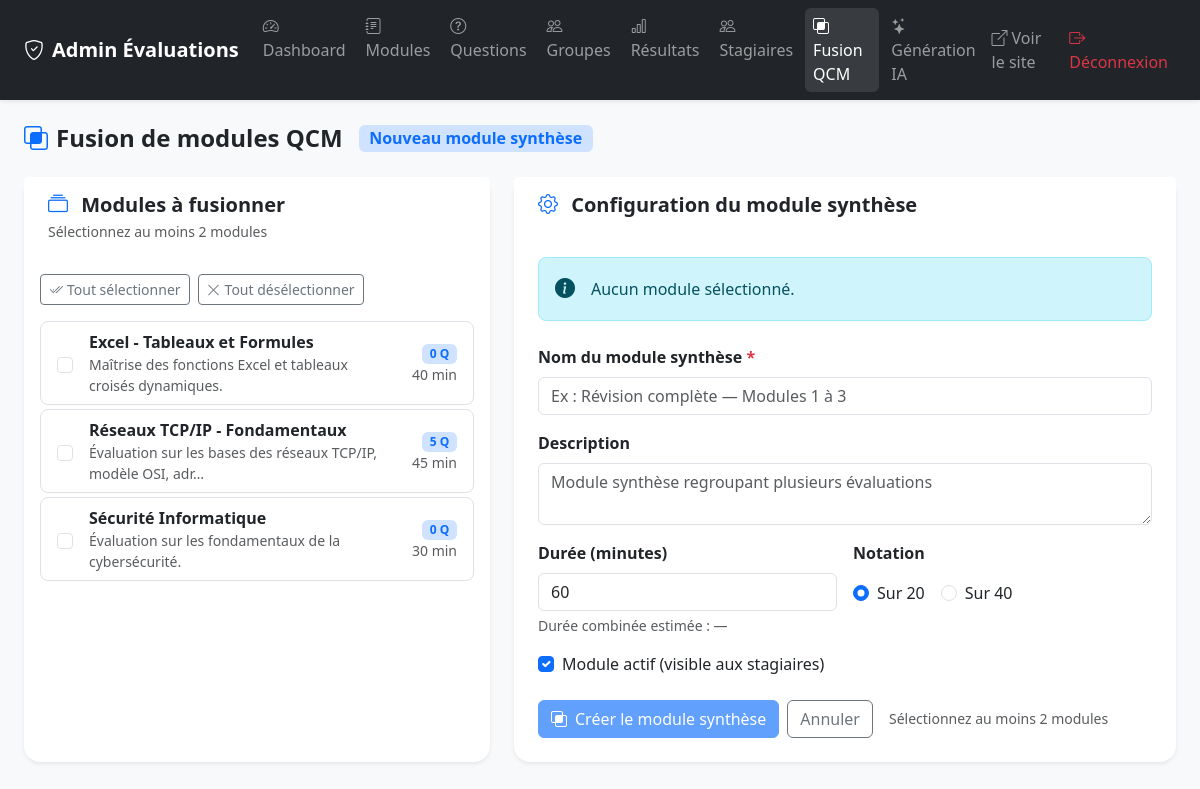
Before: /admin/fusion.php (signed in) with the older database file.
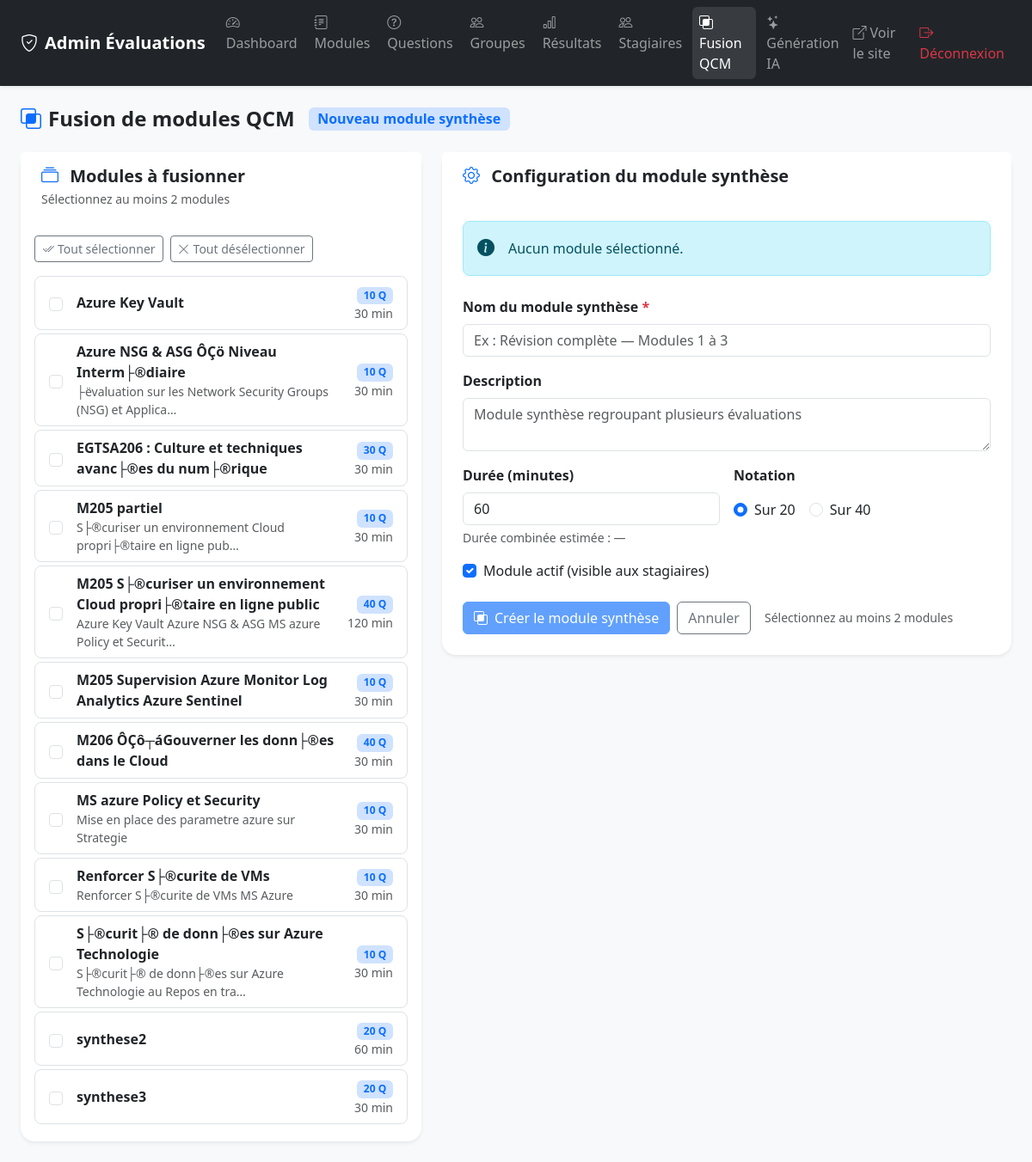
After: the same page with the newer database file.
### tables this page shows
CREATE TABLE `modules` (
  `id` int NOT NULL AUTO_INCREMENT,
  `nom` varchar(150) NOT NULL,
  `description` text,
  `duree_minutes` int DEFAULT '30',
  `note_max` int DEFAULT '20' COMMENT 'Notation sur 20 ou 40',
  `actif` tinyint(1) DEFAULT '1',
  `created_at` timestamp NULL DEFAULT CURRENT_TIMESTAMP,
  PRIMARY KEY (`id`)
);

### includes/functions.php (called while the page is built, shortened)
<?php
function sanitize(string $str): string {
    return htmlspecialchars(trim($str), ENT_QUOTES, 'UTF-8');
}
function getAllModules(): array {
    $pdo = getDB();
    return $pdo->query("
        SELECT m.*,
               COALESCE(m.note_max, 20) AS note_max,
               (SELECT COUNT(*) FROM questions q WHERE q.module_id = m.id) AS nb_questions,
               (SELECT COUNT(*) FROM parties p WHERE p.module_id = m.id) AS nb_parties
        FROM modules m
        ORDER BY m.nom
    ")->fetchAll();
}

### admin/fusion.php (the view, shortened to what this page needs)
<?php
require_once __DIR__ . '/../includes/functions.php';
$modules = getAllModules();
?>
<!DOCTYPE html>
<html lang="fr">
<head>
    <link href="https://cdn.jsdelivr.net/npm/bootstrap@5.3.2/dist/css/bootstrap.min.css" rel="stylesheet">
    <link href="https://cdn.jsdelivr.net/npm/bootstrap-icons@1.11.3/font/bootstrap-icons.min.css" rel="stylesheet">
    <link href="../assets/css/style.css" rel="stylesheet">
</head>
<body class="bg-light">
<?php include __DIR__ . '/partials/navbar.php'; ?>
<div class="container-fluid py-4 px-4">
    <div class="d-flex align-items-center mb-4 gap-3">
        <h2 class="h4 fw-bold mb-0">
            <i class="bi bi-intersect me-2 text-primary"></i>Fusion de modules QCM
        </h2>
        <span class="badge bg-primary-subtle text-primary fs-6">Nouveau module synthèse</span>
    </div>
    <form method="POST" id="fusionForm">
        <div class="row g-4">
            <div class="col-lg-5">
                <div class="card border-0 shadow-sm rounded-4 h-100">
                    <div class="card-header bg-white border-0 py-3 px-4">
                        <h5 class="mb-0 fw-bold">
                            <i class="bi bi-collection me-2 text-primary"></i>
                            Modules à fusionner
                        </h5>
                        <div class="text-muted small mt-1">Sélectionnez au moins 2 modules</div>
                    </div>
                    <div class="card-body p-3">
                        <?php if (empty($modules)): ?>
                            <div class="text-center text-muted py-4">
                                <i class="bi bi-journal-x fs-2 d-block mb-2"></i>
                                Aucun module disponible
                            </div>
                        <?php else: ?>
                        <div class="d-flex gap-2 mb-3">
                            <button type="button" class="btn btn-sm btn-outline-secondary" id="btnAll">
                                <i class="bi bi-check2-all me-1"></i>Tout sélectionner
                            </button>
                            <button type="button" class="btn btn-sm btn-outline-secondary" id="btnNone">
                                <i class="bi bi-x-lg me-1"></i>Tout désélectionner
                            </button>
                        </div>
                        <div class="list-group list-group-flush" id="moduleList">
                            <?php foreach ($modules as $m): ?>
                            <label class="list-group-item list-group-item-action rounded-3 mb-1 border module-item" style="cursor:pointer">
                                <div class="d-flex align-items-center gap-3">
                                    <input class="form-check-input flex-shrink-0 module-checkbox"
                                           type="checkbox"
                                           name="module_ids[]"
                                           value="<?= $m['id'] ?>"
                                           data-questions="<?= (int)$m['nb_questions'] ?>"
                                           data-name="<?= sanitize($m['nom']) ?>">
                                    <div class="flex-grow-1">
                                        <div class="fw-semibold"><?= sanitize($m['nom']) ?></div>
                                        <?php if ($m['description']): ?>
                                        <div class="text-muted small"><?= sanitize(mb_substr($m['description'], 0, 60)) ?><?= mb_strlen($m['description']) > 60 ? '…' : '' ?></div>
                                        <?php endif; ?>
                                    </div>
                                    <div class="text-end flex-shrink-0">
                                        <span class="badge bg-primary-subtle text-primary"><?= (int)$m['nb_questions'] ?> Q</span>
                                        <div class="text-muted small"><?= $m['duree_minutes'] ?> min</div>
                                    </div>
                                </div>
                            </label>
                            <?php endforeach; ?>
                        </div>
                        <?php endif; ?>
                    </div>
                </div>
            </div>
            <div class="col-lg-7">
                <div class="card border-0 shadow-sm rounded-4">
                    <div class="card-header bg-white border-0 py-3 px-4">
                        <h5 class="mb-0 fw-bold">
                            <i class="bi bi-gear me-2 text-primary"></i>
                            Configuration du module synthèse
                        </h5>
                    </div>
                    <div class="card-body p-4">
                        <div id="selectionSummary" class="alert alert-info rounded-3 d-flex align-items-center gap-3 mb-4">
                            <i class="bi bi-info-circle-fill fs-5 flex-shrink-0"></i>
                            <div>
                                <span id="summaryText">Aucun module sélectionné.</span>
                            </div>
                        </div>
                        <div class="mb-3">
                            <label class="form-label fw-semibold">Nom du module synthèse <span class="text-danger">*</span></label>
                            <input type="text" name="nom" id="nomModule" class="form-control"
                                   placeholder="Ex : Révision complète — Modules 1 à 3"
                                   value="<?= sanitize($_POST['nom'] ?? '') ?>" required>
                        </div>
                        <div class="mb-3">
                            <label class="form-label fw-semibold">Description</label>
                            <textarea name="description" class="form-control" rows="2"
                                      placeholder="Module synthèse regroupant plusieurs évaluations"><?= sanitize($_POST['description'] ?? '') ?></textarea>
                        </div>
                        <div class="row g-3 mb-3">
                            <div class="col-sm-6">
                                <label class="form-label fw-semibold">Durée (minutes)</label>
                                <input type="number" name="duree_minutes" id="dureeInput" class="form-control"
                                       min="5" max="300" value="<?= (int)($_POST['duree_minutes'] ?? 60) ?>">
                                <div class="form-text" id="dureeHint">Durée combinée estimée : —</div>
                            </div>
                            <div class="col-sm-6">
                                <label class="form-label fw-semibold">Notation</label>
                                <div class="d-flex gap-3 mt-2">
                                    <div class="form-check">
                                        <input class="form-check-input" type="radio" name="note_max" value="20"
                                               id="nm20" <?= (($_POST['note_max'] ?? '20') == '20') ? 'checked' : '' ?>>
                                        <label class="form-check-label" for="nm20">Sur 20</label>
                                    </div>
                                    <div class="form-check">
                                        <input class="form-check-input" type="radio" name="note_max" value="40"
                                               id="nm40" <?= (($_POST['note_max'] ?? '') == '40') ? 'checked' : '' ?>>
                                        <label class="form-check-label" for="nm40">Sur 40</label>
                                    </div>
                                </div>
                            </div>
                        </div>
                        <div class="mb-4 form-check">
                            <input type="checkbox" name="actif" class="form-check-input" id="actif"
                                   <?= isset($_POST['actif']) || !isset($_POST['nom']) ? 'checked' : '' ?>>
                            <label class="form-check-label" for="actif">Module actif (visible aux stagiaires)</label>
                        </div>
                        <div class="d-flex gap-2 align-items-center">
                            <button type="submit" class="btn btn-primary" id="btnSubmit" disabled>
                                <i class="bi bi-intersect me-2"></i>Créer le module synthèse
                            </button>
                            <a href="modules.php" class="btn btn-outline-secondary">Annuler</a>
                            <span class="text-muted small ms-2" id="btnHint">Sélectionnez au moins 2 modules</span>
                        </div>
                    </div>
                </div>
            </div>
        </div>
    </form>
</div>
</body>
</html>

### admin/partials/navbar.php (shortened to what this page needs)
<nav class="navbar navbar-expand-lg navbar-dark bg-dark shadow-sm">
    <div class="container-fluid px-4">
        <a class="navbar-brand fw-bold" href="index.php">
            <i class="bi bi-shield-check me-2"></i>Admin Évaluations
        </a>
        <div class="collapse navbar-collapse" id="adminNav">
            <ul class="navbar-nav me-auto gap-1">
                <li class="nav-item">
                    <a class="nav-link <?= basename($_SERVER['PHP_SELF']) === 'index.php' ? 'active' : '' ?>"
                       href="index.php">
                        <i class="bi bi-speedometer2 me-1"></i>Dashboard
                    </a>
                </li>
                <li class="nav-item">
                    <a class="nav-link <?= basename($_SERVER['PHP_SELF']) === 'modules.php' ? 'active' : '' ?>"
                       href="modules.php">
                        <i class="bi bi-journal-text me-1"></i>Modules
                    </a>
                </li>
                <li class="nav-item">
                    <a class="nav-link <?= basename($_SERVER['PHP_SELF']) === 'questions.php' ? 'active' : '' ?>"
                       href="questions.php">
                        <i class="bi bi-question-circle me-1"></i>Questions
                    </a>
                </li>
                <li class="nav-item">
                    <a class="nav-link <?= basename($_SERVER['PHP_SELF']) === 'groupes.php' ? 'active' : '' ?>"
                       href="groupes.php">
                        <i class="bi bi-people me-1"></i>Groupes
                    </a>
                </li>
                <li class="nav-item">
                    <a class="nav-link <?= basename($_SERVER['PHP_SELF']) === 'results.php' ? 'active' : '' ?>"
                       href="results.php">
                        <i class="bi bi-bar-chart me-1"></i>Résultats
                    </a>
                </li>
                <li class="nav-item">
                    <a class="nav-link <?= basename($_SERVER['PHP_SELF']) === 'stagiaires.php' ? 'active' : '' ?>"
                       href="stagiaires.php">
                        <i class="bi bi-people me-1"></i>Stagiaires
                    </a>
                </li>
                <li class="nav-item">
                    <a class="nav-link <?= basename($_SERVER['PHP_SELF']) === 'fusion.php' ? 'active' : '' ?>"
                       href="fusion.php">
                        <i class="bi bi-intersect me-1"></i>Fusion QCM
                    </a>
                </li>
                <li class="nav-item">
                    <a class="nav-link <?= basename($_SERVER['PHP_SELF']) === 'generate.php' ? 'active' : '' ?>"
                       href="generate.php">
                        <i class="bi bi-stars me-1"></i>Génération IA
                    </a>
                </li>
            </ul>
            <ul class="navbar-nav">
                <li class="nav-item">
                    <a class="nav-link" href="../index.php" target="_blank">
                        <i class="bi bi-box-arrow-up-right me-1"></i>Voir le site
                    </a>
                </li>
                <li class="nav-item">
                    <a class="nav-link text-danger" href="logout.php">
                        <i class="bi bi-box-arrow-right me-1"></i>Déconnexion
                    </a>
                </li>
            </ul>
        </div>
    </div>
</nav>

### assets/css/style.css (style rules this page uses)
:root { --primary: #4f46e5; --primary-dk: #3730a3; --success: #16a34a; --danger: #dc2626; --warning: #d97706; --radius: 12px; }
body { font-family: 'Segoe UI', system-ui, -apple-system, sans-serif; }
.card { transition: box-shadow 0.2s; }
.navbar-dark .nav-link { border-radius: 6px; padding: 6px 12px; transition: background 0.15s; }
.navbar-dark .nav-link:hover, .navbar-dark .nav-link.active { background: rgba(255,255,255,0.1); }

Changed rows visible on the page:
removed modules: nom "Excel - Tableaux et Formules", description "Maîtrise des fonctions Excel et tableaux croisés dynamiques.", nb_questions "0", duree_minutes "40"
removed modules: nom "Réseaux TCP/IP - Fondamentaux", description "Évaluation sur les bases des réseaux TCP/IP, modèle OSI, adr", nb_questions "5", duree_minutes "45"
removed modules: nom "Sécurité Informatique", description "Évaluation sur les fondamentaux de la cybersécurité.", nb_questions "0", duree_minutes "30"
added modules: nom "Azure Key Vault", nb_questions "10", duree_minutes "30"
added modules: nom "Azure NSG & ASG ÔÇö Niveau Interm├®diaire", description "├ëvaluation sur les Network Security Groups (NSG) et Applica", nb_questions "10", duree_minutes "30"
added modules: nom "EGTSA206 : Culture et techniques avanc├®es du num├®rique", nb_questions "30", duree_minutes "30"
added modules: nom "M205 partiel", description "S├®curiser un environnement Cloud propri├®taire en ligne pub", nb_questions "10", duree_minutes "30"
added modules: nom "M205 S├®curiser un environnement Cloud propri├®taire en ligne public", description "Azure Key Vault Azure NSG & ASG MS azure Policy et Securit", nb_questions "40", duree_minutes "120"
added modules: nom "M205 Supervision Azure Monitor Log Analytics Azure Sentinel", nb_questions "10", duree_minutes "30"
added modules: nom "M206 ÔÇô┬áGouverner les donn├®es dans le Cloud", nb_questions "40", duree_minutes "30"
added modules: nom "MS azure Policy et Security", description "Mise en place des parametre azure sur Strategie", nb_questions "10", duree_minutes "30"
added modules: nom "Renforcer S├®curite de VMs", description "Renforcer S├®curite de VMs MS Azure", nb_questions "10", duree_minutes "30"
added modules: nom "S├®curit├® de donn├®es sur Azure Technologie", description "S├®curit├® de donn├®es sur Azure Technologie au Repos en tra", nb_questions "10", duree_minutes "30"
added modules: nom "synthese2", nb_questions "20", duree_minutes "60"
added modules: nom "synthese3", nb_questions "20", duree_minutes "30"
